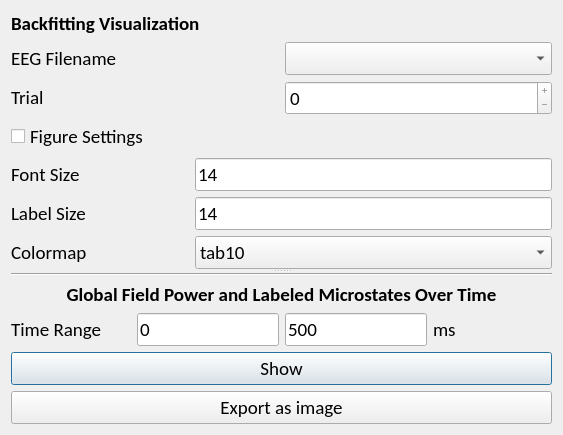
<?xml version="1.0" encoding="UTF-8"?>
<ui version="4.0">
 <class>Dialog</class>
 <widget class="QDialog" name="Dialog">
  <property name="geometry">
   <rect>
    <x>0</x>
    <y>0</y>
    <width>563</width>
    <height>376</height>
   </rect>
  </property>
  <property name="font">
   <font>
    <family>Calibri</family>
    <pointsize>14</pointsize>
   </font>
  </property>
  <property name="windowTitle">
   <string>Dialog</string>
  </property>
  <layout class="QGridLayout" name="gridLayout_2">
   <item row="0" column="0">
    <widget class="QSplitter" name="splitter">
     <property name="orientation">
      <enum>Qt::Vertical</enum>
     </property>
     <widget class="QWidget" name="layoutWidget">
      <layout class="QGridLayout" name="gridLayout">
       <item row="0" column="0" colspan="2">
        <layout class="QGridLayout" name="gridLayout_3">
         <item row="0" column="0" colspan="2">
          <widget class="QLabel" name="settings_label">
           <property name="sizePolicy">
            <sizepolicy hsizetype="Preferred" vsizetype="Maximum">
             <horstretch>0</horstretch>
             <verstretch>0</verstretch>
            </sizepolicy>
           </property>
           <property name="font">
            <font>
             <weight>75</weight>
             <bold>true</bold>
            </font>
           </property>
           <property name="text">
            <string>Backfitting Visualization</string>
           </property>
          </widget>
         </item>
         <item row="1" column="0">
          <widget class="QLabel" name="eeg_filenames_label">
           <property name="sizePolicy">
            <sizepolicy hsizetype="Preferred" vsizetype="Maximum">
             <horstretch>0</horstretch>
             <verstretch>0</verstretch>
            </sizepolicy>
           </property>
           <property name="text">
            <string>EEG Filename</string>
           </property>
          </widget>
         </item>
         <item row="2" column="0">
          <widget class="QLabel" name="num_trials_label">
           <property name="sizePolicy">
            <sizepolicy hsizetype="Preferred" vsizetype="Maximum">
             <horstretch>0</horstretch>
             <verstretch>0</verstretch>
            </sizepolicy>
           </property>
           <property name="text">
            <string>Trial</string>
           </property>
          </widget>
         </item>
         <item row="1" column="1">
          <widget class="QComboBox" name="eeg_filenames_combobox">
           <property name="sizePolicy">
            <sizepolicy hsizetype="Preferred" vsizetype="Maximum">
             <horstretch>0</horstretch>
             <verstretch>0</verstretch>
            </sizepolicy>
           </property>
          </widget>
         </item>
         <item row="2" column="1">
          <widget class="QSpinBox" name="num_trials_spinbox">
           <property name="sizePolicy">
            <sizepolicy hsizetype="Preferred" vsizetype="Maximum">
             <horstretch>0</horstretch>
             <verstretch>0</verstretch>
            </sizepolicy>
           </property>
           <property name="buttonSymbols">
            <enum>QAbstractSpinBox::PlusMinus</enum>
           </property>
           <property name="minimum">
            <number>0</number>
           </property>
           <property name="maximum">
            <number>0</number>
           </property>
           <property name="value">
            <number>0</number>
           </property>
          </widget>
         </item>
         <item row="3" column="0" colspan="2">
          <layout class="QGridLayout" name="gridLayout_6">
           <item row="2" column="0">
            <widget class="QLabel" name="label_size_label">
             <property name="sizePolicy">
              <sizepolicy hsizetype="Preferred" vsizetype="Maximum">
               <horstretch>0</horstretch>
               <verstretch>0</verstretch>
              </sizepolicy>
             </property>
             <property name="text">
              <string>Label Size</string>
             </property>
            </widget>
           </item>
           <item row="3" column="0">
            <widget class="QLabel" name="colormap_label">
             <property name="sizePolicy">
              <sizepolicy hsizetype="Preferred" vsizetype="Maximum">
               <horstretch>0</horstretch>
               <verstretch>0</verstretch>
              </sizepolicy>
             </property>
             <property name="text">
              <string>Colormap</string>
             </property>
            </widget>
           </item>
           <item row="1" column="1" colspan="2">
            <widget class="QLineEdit" name="font_size_input">
             <property name="sizePolicy">
              <sizepolicy hsizetype="Preferred" vsizetype="Maximum">
               <horstretch>0</horstretch>
               <verstretch>0</verstretch>
              </sizepolicy>
             </property>
             <property name="text">
              <string>14</string>
             </property>
             <property name="maxLength">
              <number>3</number>
             </property>
            </widget>
           </item>
           <item row="0" column="0" colspan="3">
            <widget class="QCheckBox" name="figure_settings_checkbox">
             <property name="text">
              <string>Figure Settings</string>
             </property>
            </widget>
           </item>
           <item row="3" column="1" colspan="2">
            <widget class="QComboBox" name="colormap_combobox">
             <property name="sizePolicy">
              <sizepolicy hsizetype="Preferred" vsizetype="Maximum">
               <horstretch>0</horstretch>
               <verstretch>0</verstretch>
              </sizepolicy>
             </property>
             <item>
              <property name="text">
               <string>tab10</string>
              </property>
             </item>
             <item>
              <property name="text">
               <string>Set1</string>
              </property>
             </item>
             <item>
              <property name="text">
               <string>Set2</string>
              </property>
             </item>
             <item>
              <property name="text">
               <string>Dark2</string>
              </property>
             </item>
             <item>
              <property name="text">
               <string>Accent</string>
              </property>
             </item>
            </widget>
           </item>
           <item row="1" column="0">
            <widget class="QLabel" name="font_size_label">
             <property name="sizePolicy">
              <sizepolicy hsizetype="Preferred" vsizetype="Maximum">
               <horstretch>0</horstretch>
               <verstretch>0</verstretch>
              </sizepolicy>
             </property>
             <property name="text">
              <string>Font Size</string>
             </property>
            </widget>
           </item>
           <item row="2" column="1" colspan="2">
            <widget class="QLineEdit" name="label_size_input">
             <property name="sizePolicy">
              <sizepolicy hsizetype="Preferred" vsizetype="Maximum">
               <horstretch>0</horstretch>
               <verstretch>0</verstretch>
              </sizepolicy>
             </property>
             <property name="text">
              <string>14</string>
             </property>
             <property name="maxLength">
              <number>3</number>
             </property>
            </widget>
           </item>
          </layout>
         </item>
        </layout>
       </item>
      </layout>
     </widget>
     <widget class="QWidget" name="layoutWidget">
      <layout class="QVBoxLayout" name="Microstate_Layout">
       <item>
        <widget class="Line" name="line">
         <property name="orientation">
          <enum>Qt::Horizontal</enum>
         </property>
        </widget>
       </item>
       <item>
        <widget class="QLabel" name="microstate_label">
         <property name="sizePolicy">
          <sizepolicy hsizetype="Preferred" vsizetype="Maximum">
           <horstretch>0</horstretch>
           <verstretch>0</verstretch>
          </sizepolicy>
         </property>
         <property name="font">
          <font>
           <pointsize>14</pointsize>
           <weight>75</weight>
           <bold>true</bold>
          </font>
         </property>
         <property name="text">
          <string>Global Field Power and Labeled Microstates Over Time</string>
         </property>
         <property name="alignment">
          <set>Qt::AlignCenter</set>
         </property>
        </widget>
       </item>
       <item>
        <layout class="QVBoxLayout" name="Figure_Layout"/>
       </item>
       <item>
        <layout class="QHBoxLayout" name="horizontalLayout">
         <item>
          <widget class="QLabel" name="time_label">
           <property name="sizePolicy">
            <sizepolicy hsizetype="Preferred" vsizetype="Maximum">
             <horstretch>0</horstretch>
             <verstretch>0</verstretch>
            </sizepolicy>
           </property>
           <property name="text">
            <string>Time Range</string>
           </property>
          </widget>
         </item>
         <item>
          <widget class="QLineEdit" name="xlim_min_input">
           <property name="sizePolicy">
            <sizepolicy hsizetype="Preferred" vsizetype="Maximum">
             <horstretch>0</horstretch>
             <verstretch>0</verstretch>
            </sizepolicy>
           </property>
           <property name="text">
            <string>0</string>
           </property>
          </widget>
         </item>
         <item>
          <widget class="QLineEdit" name="xlim_max_input">
           <property name="sizePolicy">
            <sizepolicy hsizetype="Preferred" vsizetype="Maximum">
             <horstretch>0</horstretch>
             <verstretch>0</verstretch>
            </sizepolicy>
           </property>
           <property name="text">
            <string>500</string>
           </property>
          </widget>
         </item>
         <item>
          <widget class="QLabel" name="ms_label">
           <property name="sizePolicy">
            <sizepolicy hsizetype="Preferred" vsizetype="Maximum">
             <horstretch>0</horstretch>
             <verstretch>0</verstretch>
            </sizepolicy>
           </property>
           <property name="text">
            <string>ms</string>
           </property>
          </widget>
         </item>
        </layout>
       </item>
       <item>
        <widget class="QPushButton" name="show_backfitting_button">
         <property name="sizePolicy">
          <sizepolicy hsizetype="Preferred" vsizetype="Maximum">
           <horstretch>0</horstretch>
           <verstretch>0</verstretch>
          </sizepolicy>
         </property>
         <property name="cursor">
          <cursorShape>PointingHandCursor</cursorShape>
         </property>
         <property name="text">
          <string>Show</string>
         </property>
        </widget>
       </item>
       <item>
        <widget class="QPushButton" name="export_backfitting_image_button">
         <property name="sizePolicy">
          <sizepolicy hsizetype="Preferred" vsizetype="Maximum">
           <horstretch>0</horstretch>
           <verstretch>0</verstretch>
          </sizepolicy>
         </property>
         <property name="cursor">
          <cursorShape>PointingHandCursor</cursorShape>
         </property>
         <property name="text">
          <string>Export as image</string>
         </property>
        </widget>
       </item>
      </layout>
     </widget>
    </widget>
   </item>
  </layout>
 </widget>
 <resources/>
 <connections/>
</ui>
